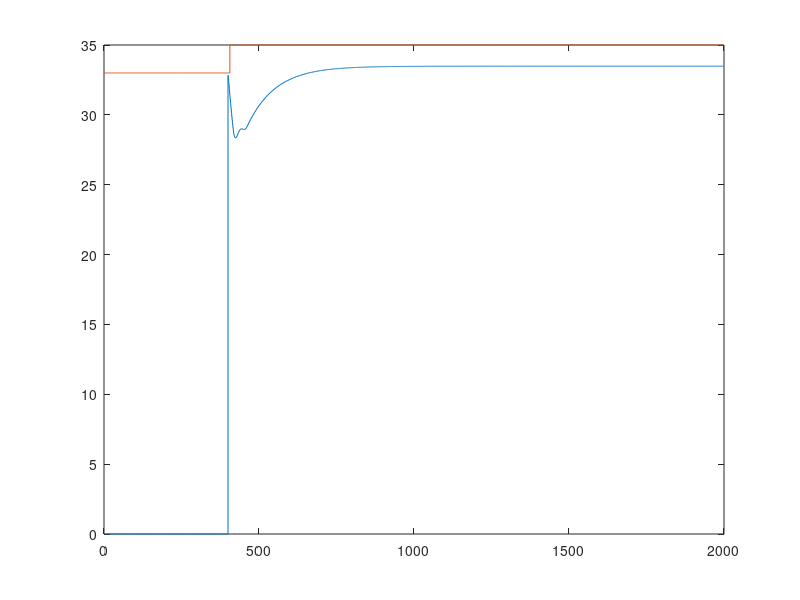

Write the MATLAB code that produced this figure. (Note: this script raises an error after producing the figure.)
clear
%Okres próbkowania
Tp = 1;
values = importdata("skok_46.txt");
s = zeros(1,500);

for i = 1:500
    s(i) = (values(i) - values(1))/20;
end

%Parametry modelu
b2 = 0.0015;
b1 = 9.7778e-04;
a2 = 0.3195;
a1 = -1.3121;

Td = 10;

%Horyzonty
D = 400; %Horyzont Dynamiki
N= 220;    %Horyzont predykcji
Nu = 100; %Horyzont sterowania

%Współczynnik kary
lamb = 0.1;

kk = 2000; %koniec symulacji
kp = max(13,D+1); %początek symulacji
ks = max(19,D+7); %chwila skoku wartosci zadania

%War początkowe
u(1:kp) = 26; y(1:kp) = 33;
yzad(1:ks)=33; yzad(ks:kk)=35;
e(1:kp) = 0;

%Macierz M
M=zeros(N,Nu);
for i=1:N
   for j=1:Nu
      if (i>=j)
         M(i,j)=s(i-j+1);
      end
   end
end

%Macierz MP
MP=zeros(N,D-1);
for i=1:N
   for j=1:D-1
      if i+j<=D
         MP(i,j)=s(i+j)-s(j);
      else
         MP(i,j)=s(D)-s(j);
      end      
   end
end

K = ((M'*M + lamb * eye(Nu))^(-1))* M';
DUp = zeros(D-1, 1);
Y = zeros(N,1);
%główne wykonanie programu
for k=kp:kk
    for n=1:N
    %yzad dla horyzontu predykcji
        Y_zad(n,1) = yzad(k);
    end
    %symulacja obiektu
    y(k)=b1*u(k-Td - 1)+b2*u(k-Td - 2)-a1*y(k-1)-a2*y(k-2);
    %stała trajektoria referencyjna
    for n=1:N
        Y(n) = y(k);
    end
    %DMC
    for n = 1:D-1
        DUp(n) = u(k-n) - u(k-n-1);
    end
    Yo = MP*DUp+Y;
    DU = K*(Y_zad - Yo);
    u(k)=u(k-1)+DU(1); 
    if(u(k)> 100)
        u(k) = 100;
    end
    if(u(k)< 0)
        u(k) = 0;
    end
    wejscie_u(k)=u(k);
    wyjscie_y(k)=y(k); 
end


iteracja = 0:1:kk-1;  
%Plot wyjście
figure;
stairs(iteracja, wyjscie_y)
hold on;
stairs(iteracja, yzad);
hold off;
title("Odpowiedź skokowa układu z regulatorem DMC" + newline + "D = " + D + " N = " + N + " Nu = " + Nu +  " lambda = " + lamb); 
xlabel('k'); ylabel("y");
legend("Opowiedź z regulatorem","Wartość zadana", "Location", "southeast")
name1 = "zad5_DMC_y_D"+D+"_N"+N+"_Nu"+Nu+"_L"+lamb;
% print(name1,'-dpng','-r400')

%Plot sterowanie
figure;
stairs(iteracja, wejscie_u)
title("Sterowanie układu z regulatorem DMC" + newline + "D = " + D + " N = " + N + " Nu = " + Nu + " lambda = " + lamb); 
xlabel('k'); ylabel("u");
legend("Sterowanie regulatora", "Location", "best")
name2 = "zad5_DMC_u_D"+D+"_N"+N+"_Nu"+Nu+"_L"+lamb;
% print(name2,'-dpng','-r400')